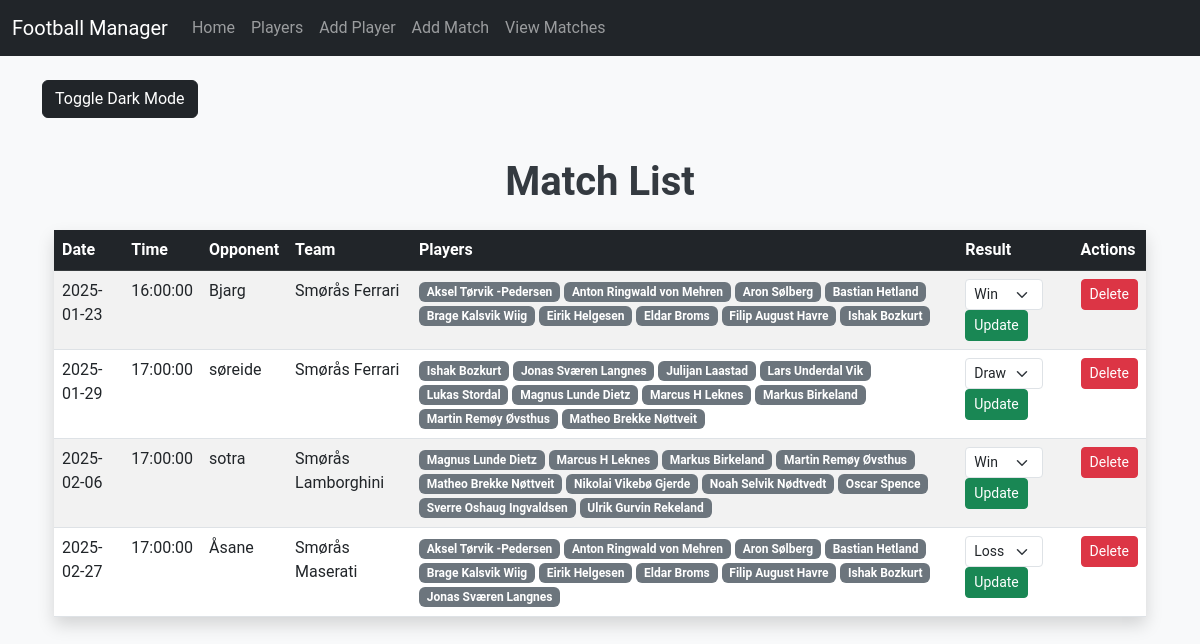
Page /matches on the earlier database version.
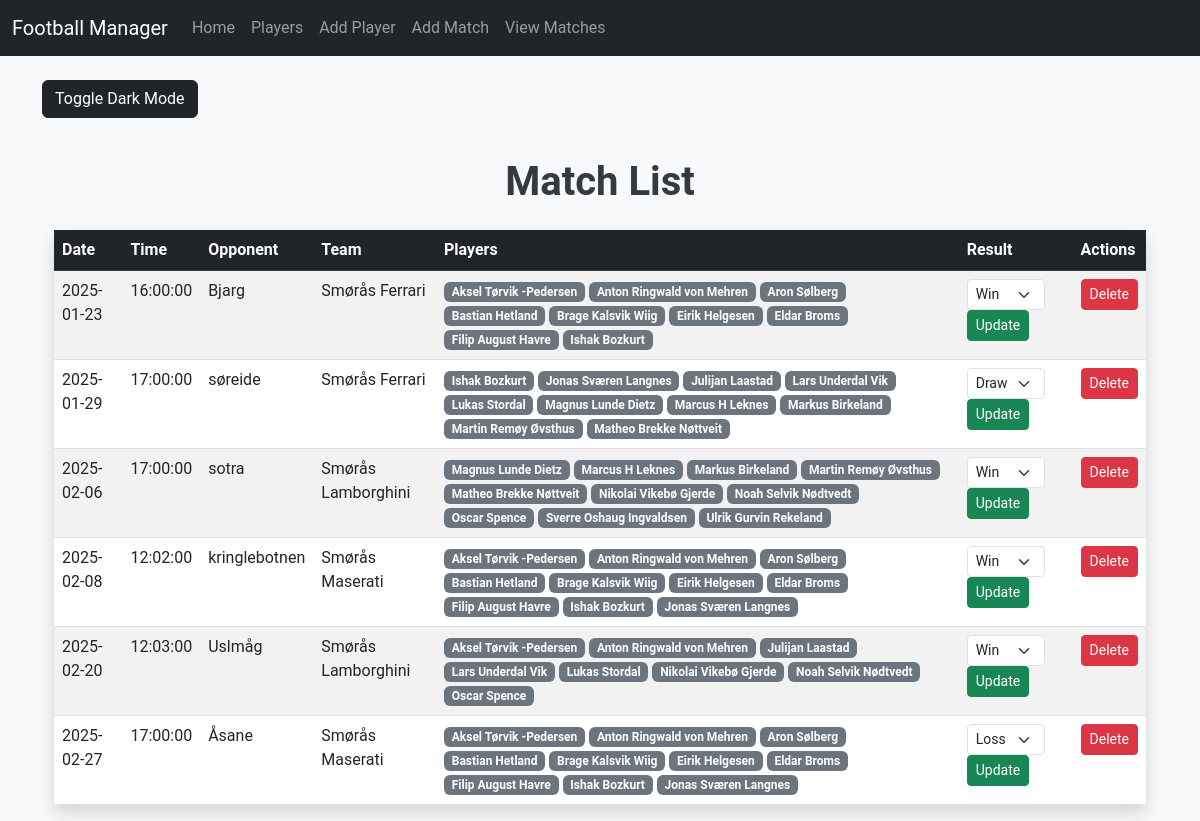
Same page on the later database version.
### app/models.py (models this page shows, shortened)
class Match(db.Model):
    __tablename__ = 'match'
    __table_args__ = {'extend_existing': True}
    id = db.Column(db.Integer, primary_key=True)
    date = db.Column(db.Date, nullable=False)
    time = db.Column(db.Time, nullable=False)
    opponent = db.Column(db.String(100), nullable=False)
    team = db.Column(db.String(50), nullable=False)
    players = db.relationship('MatchPlayer', backref='match', cascade="all, delete-orphan")
    result = db.Column(db.String(10), nullable=True)  # Add this line

class MatchPlayer(db.Model):
    id = db.Column(db.Integer, primary_key=True)
    match_id = db.Column(db.Integer, db.ForeignKey('match.id'), nullable=False)
    player_id = db.Column(db.Integer, db.ForeignKey('player.id'), nullable=False)  # Fix syntax error

class Player(db.Model):
    id = db.Column(db.Integer, primary_key=True)
    name = db.Column(db.String(100), nullable=False)
    school = db.Column(db.String(100), nullable=False)
    matches = db.relationship('MatchPlayer', backref='player', cascade="all, delete-orphan")

### app/routes.py (the view, shortened to what this page needs)
@bp.route('/matches', methods=['GET', 'POST'])
def matches():
    query = Match.query
    sort_by = request.args.get('sort_by', 'date')  # Default sorting by date
    order = request.args.get('order', 'asc')
    if sort_by in ['date', 'time', 'opponent', 'team', 'result']:
        if order == 'desc':
            query = query.order_by(getattr(Match, sort_by).desc())
        else:
            query = query.order_by(getattr(Match, sort_by).asc())
    matches = query.all()
    return render_template('match_list.html', matches=matches)

### app/templates/match_list.html (shortened to what this page needs)
{% extends 'layout.html' %}
{% block content %}
<button class="btn btn-dark mb-3" id="darkModeToggle">Toggle Dark Mode</button>
<div class="container">
    <h1 class="text-center my-4">Match List</h1>
    <table class="table table-striped table-hover shadow">
        <thead class="table-dark">
            <tr>
                <th>Date</th>
                <th>Time</th>
                <th>Opponent</th>
                <th>Team</th>
                <th>Players</th>
                <th>Result</th>
                <th>Actions</th>
            </tr>
        </thead>
        <tbody>
            {% for match in matches %}
            <tr>
                <td>{{ match.date }}</td>
                <td>{{ match.time }}</td>
                <td>{{ match.opponent }}</td>
                <td>{{ match.team }}</td>
                <td>
                    {% for match_player in match.players %}
                        <span class="badge bg-secondary">{{ match_player.player.name }}</span>
                    {% endfor %}
                </td>
                <td>
                    <form method="POST" action="{{ url_for('main.matches') }}" style="display:inline;">
                        <select name="result" class="form-select form-select-sm d-inline-block w-auto">
                            <option value="Win" {% if match.result == 'Win' %}selected{% endif %}>Win</option>
                            <option value="Loss" {% if match.result == 'Loss' %}selected{% endif %}>Loss</option>
                            <option value="Draw" {% if match.result == 'Draw' %}selected{% endif %}>Draw</option>
                        </select>
                        <button type="submit" class="btn btn-success btn-sm">Update</button>
                    </form>
                </td>
                <td>
                    <form method="POST" action="{{ url_for('main.matches') }}" style="display:inline;">
                        <button type="submit" class="btn btn-danger btn-sm" onclick="return confirm('Are you sure you want to delete this match?')">Delete</button>
                    </form>
                </td>
            </tr>
            {% endfor %}
        </tbody>
    </table>
</div>
{% endblock %}

### app/templates/layout.html (shortened to what this page needs)
<!DOCTYPE html>
<html lang="en">
<head>
    <link href="https://cdn.jsdelivr.net/npm/bootstrap@5.3.0/dist/css/bootstrap.min.css" rel="stylesheet">
</head>
<body>
    <nav class="navbar navbar-expand-lg navbar-dark bg-dark">
        <div class="container-fluid">
            <a class="navbar-brand" href="{{ url_for('main.home') }}">Football Manager</a>
            <div class="collapse navbar-collapse" id="navbarNav">
                <ul class="navbar-nav">
                    <li class="nav-item">
                        <a class="nav-link" href="{{ url_for('main.home') }}">Home</a>
                    </li>
                    <li class="nav-item">
                        <a class="nav-link" href="{{ url_for('main.players') }}">Players</a>
                    </li>
                    <li class="nav-item">
                        <a class="nav-link" href="{{ url_for('main.add_player') }}">Add Player</a>
                    </li>
                    <li class="nav-item">
                        <a class="nav-link" href="{{ url_for('main.add_match') }}">Add Match</a>
                    </li>
                    <li class="nav-item">
                        <a class="nav-link" href="{{ url_for('main.matches') }}">View Matches</a>
                    </li>
                </ul>
            </div>
        </div>
    </nav>
    <div class="container mt-4">
        {% block content %}{% endblock %}
    </div>
</body>
</html>

### app/templates/match_list.html (style rules this page uses)
body { font-family: 'Roboto', sans-serif; background-color: #f8f9fa; color: #343a40; }
h1 { font-weight: 700; color: #343a40; }
.table thead th { background-color: #212529; color: #ffffff; }

Differences in the rows shown:
added Match: date "2025-02-08", time "12:02:00", opponent "kringlebotnen", team "Smørås Maserati", result "Win"
added MatchPlayer: player.name "Aksel Tørvik -Pedersen", shown under "2025-02-08"
added MatchPlayer: player.name "Anton Ringwald von Mehren", shown under "2025-02-08"
added MatchPlayer: player.name "Aron Sølberg", shown under "2025-02-08"
added MatchPlayer: player.name "Bastian Hetland", shown under "2025-02-08"
added MatchPlayer: player.name "Brage Kalsvik Wiig", shown under "2025-02-08"
added MatchPlayer: player.name "Eirik Helgesen", shown under "2025-02-08"
added MatchPlayer: player.name "Eldar Broms", shown under "2025-02-08"
added MatchPlayer: player.name "Filip August Havre", shown under "2025-02-08"
added MatchPlayer: player.name "Ishak Bozkurt", shown under "2025-02-08"
added MatchPlayer: player.name "Jonas Sværen Langnes", shown under "2025-02-08"
added Match: date "2025-02-20", time "12:03:00", opponent "Uslmåg", team "Smørås Lamborghini", result "Win"
added MatchPlayer: player.name "Aksel Tørvik -Pedersen", shown under "2025-02-20"
added MatchPlayer: player.name "Anton Ringwald von Mehren", shown under "2025-02-20"
added MatchPlayer: player.name "Julijan Laastad", shown under "2025-02-20"
added MatchPlayer: player.name "Lars Underdal Vik", shown under "2025-02-20"
added MatchPlayer: player.name "Lukas Stordal", shown under "2025-02-20"
added MatchPlayer: player.name "Nikolai Vikebø Gjerde", shown under "2025-02-20"
added MatchPlayer: player.name "Noah Selvik Nødtvedt", shown under "2025-02-20"
added MatchPlayer: player.name "Oscar Spence", shown under "2025-02-20"
